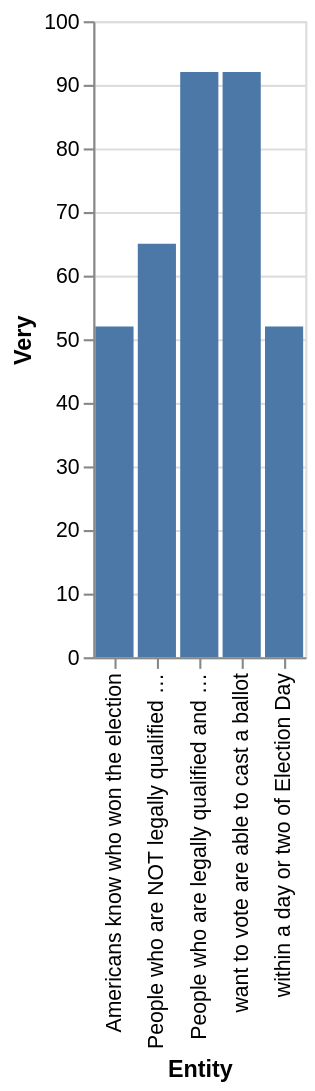

Write a Vega-Lite specification for this figure.
### Vega-Lite specification from a JSON file in a GitHub repository (floating-point values rounded to 4 significant figures)
{"$schema": "https://vega.github.io/schema/vega-lite/v5.json", "description": "Bar chart auto-generated from CSV", "data": {"values": [{"Entity": "within a day or two of Election Day", "Very": 52}, {"Entity": "Americans know who won the election", "Very": 52}, {"Entity": "People who are NOT legally qualified to vote are prevented from casting a ballot", "Very": 65}, {"Entity": "want to vote are able to cast a ballot", "Very": 92}, {"Entity": "People who are legally qualified and want to vote are able to cast a ballot", "Very": 92}]}, "mark": "bar", "encoding": {"x": {"field": "Entity", "type": "ordinal"}, "y": {"field": "Very", "type": "quantitative"}}}
